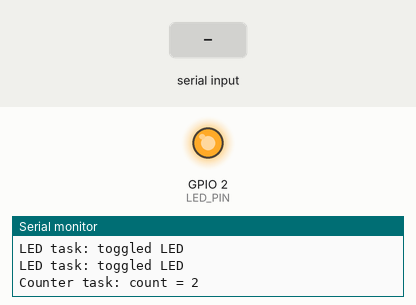
Bench run of a sketch on a simulated ESP32. Parts: output pins drawn as LEDs (lit = HIGH), the last lines printed to the serial monitor. Dashed ring = blinking. The inputs (shaded band) are chosen by the test bench.

Above: at 2.2 s.
2.3 s: "s" received over Serial
At 3.2 s:
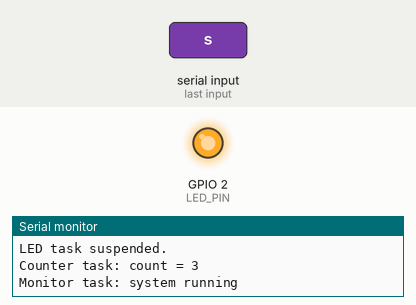
3.8 s: "r" received over Serial
At 5.2 s:
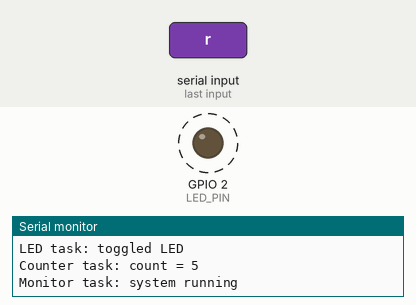
Timing chart, 0 to 15.8 s (numbered marks = the images above; inputs shaded):
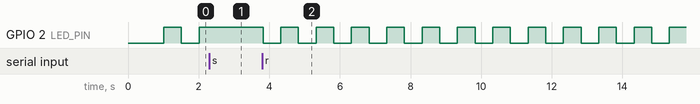

The sketch:

Exp13_Task_Creation_States_Priority.ino
```cpp
#include <Arduino.h>
#include "freertos/FreeRTOS.h"
#include "freertos/task.h"

#define LED_PIN 2

TaskHandle_t ledTaskHandle = nullptr;
TaskHandle_t counterTaskHandle = nullptr;
TaskHandle_t monitorTaskHandle = nullptr;

const char *stateName(eTaskState state) {
  switch (state) {
    case eRunning:   return "RUNNING";
    case eReady:     return "READY";
    case eBlocked:   return "BLOCKED";
    case eSuspended: return "SUSPENDED";
    case eDeleted:   return "DELETED";
    default:         return "INVALID";
  }
}

void ledTask(void *pv) {
  pinMode(LED_PIN, OUTPUT);
  for (;;) {
    digitalWrite(LED_PIN, !digitalRead(LED_PIN));
    Serial.println("LED task: toggled LED");
    vTaskDelay(pdMS_TO_TICKS(500));
  }
}

void counterTask(void *pv) {
  uint32_t count = 0;
  for (;;) {
    Serial.printf("Counter task: count = %lu\n", (unsigned long)++count);
    vTaskDelay(pdMS_TO_TICKS(1000));
  }
}

void monitorTask(void *pv) {
  for (;;) {
    Serial.println("Monitor task: system running");
    vTaskDelay(pdMS_TO_TICKS(2000));
  }
}

void printTaskStates() {
  Serial.println("\n--- Task states ---");
  if (ledTaskHandle)
    Serial.printf("LED task: %s, priority %u\n",
      stateName(eTaskGetState(ledTaskHandle)),
      (unsigned)uxTaskPriorityGet(ledTaskHandle));
  if (counterTaskHandle)
    Serial.printf("Counter task: %s, priority %u\n",
      stateName(eTaskGetState(counterTaskHandle)),
      (unsigned)uxTaskPriorityGet(counterTaskHandle));
  if (monitorTaskHandle)
    Serial.printf("Monitor task: %s, priority %u\n",
      stateName(eTaskGetState(monitorTaskHandle)),
      (unsigned)uxTaskPriorityGet(monitorTaskHandle));
  Serial.println("-------------------");
}

void setup() {
  Serial.begin(115200);
  delay(1000);
  Serial.println("\nExperiment 13: FreeRTOS Task Creation, States and Priorities");

  BaseType_t a = xTaskCreatePinnedToCore(ledTask, "LED_Task", 2048, nullptr, 3, &ledTaskHandle, 1);
  BaseType_t b = xTaskCreatePinnedToCore(counterTask, "Counter_Task", 2048, nullptr, 2, &counterTaskHandle, 1);
  BaseType_t c = xTaskCreatePinnedToCore(monitorTask, "Monitor_Task", 2048, nullptr, 1, &monitorTaskHandle, 1);

  if (a != pdPASS || b != pdPASS || c != pdPASS) {
    Serial.println("ERROR: One or more tasks could not be created.");
    return;
  }

  Serial.println("Three tasks created successfully.");
  Serial.println("Serial commands: s=suspend LED, r=resume LED, p=set LED priority 4, t=show states");
}

void loop() {
  if (Serial.available()) {
    char ch = Serial.read();
    if (ch == 's' && ledTaskHandle) {
      vTaskSuspend(ledTaskHandle);
      Serial.println("LED task suspended.");
    } else if (ch == 'r' && ledTaskHandle) {
      vTaskResume(ledTaskHandle);
      Serial.println("LED task resumed.");
    } else if (ch == 'p' && ledTaskHandle) {
      vTaskPrioritySet(ledTaskHandle, 4);
      Serial.println("LED task priority changed to 4.");
    } else if (ch == 't') {
      printTaskStates();
    }
  }
  vTaskDelay(pdMS_TO_TICKS(50));
}
```

Measured:
- after the input at 2.3 s, GPIO 2 (LED_PIN): stays HIGH (without the input it goes to LOW after 0.21 s)
- after the input at 3.8 s, GPIO 2 (LED_PIN): alternates HIGH for 0.50 s and LOW for 0.50 s, starting at once
